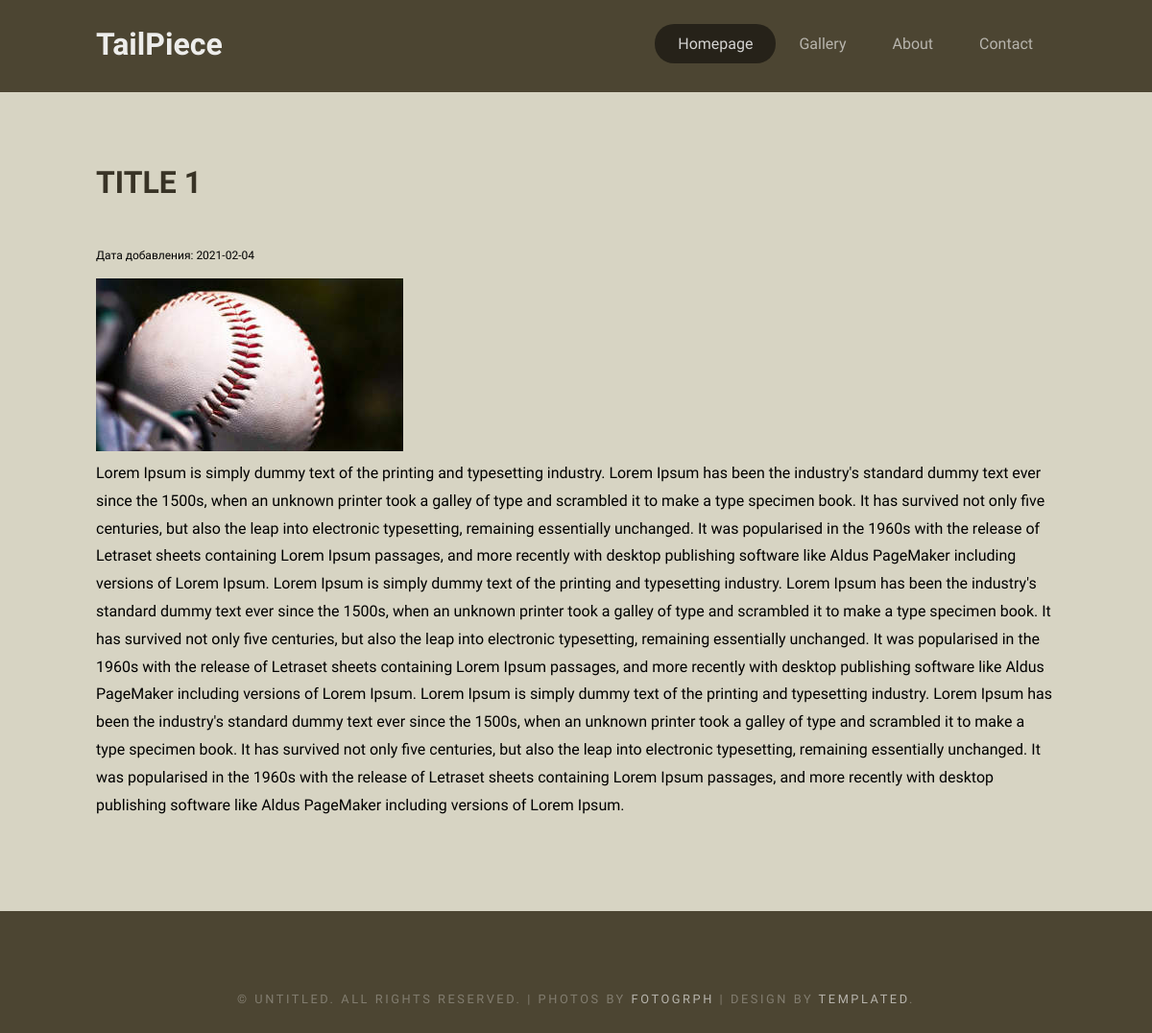
The app's page /news/view/4 with its own data.
### tables this page shows
CREATE TABLE `news` (
  `id` int(11) NOT NULL,
  `title` varchar(255) NOT NULL,
  `date` date NOT NULL,
  `text` text NOT NULL,
  `preview` varchar(255) NOT NULL,
  `image` varchar(255) NOT NULL
);

### public/index.php (called while the page is built, shortened)
<?php
$qStr = $_SERVER['QUERY_STRING'];
spl_autoload_register(function ($class) {
    $class = ROOT . str_replace('\\', '/', $class) . '.php';
});
Router::dispatch($qStr);

### config/db.php (called while the page is built)
<?php
return[
    'dsn' => 'mysql:host=localhost;dbname=project',
    'user' => 'root',
    'pass' => 'root'
];

### app/controllers/NewsController.php (called while the page is built, shortened)
<?php
class NewsController extends Controller
{
    public function viewAction()
    {
        $id = intval($this->route['id']);
        $news = new News();
        $result = $news->findOne($id);
    }
}

### app/views/News/view.php (the view)
<?if(!empty($oneNews)):?>
    <div class="title">
        <h2><?=$oneNews['title']?></h2>
    </div>
    <div class="row">
        <div class="date">Дата добавления: <?=$oneNews['date']?></div>
        <img src="<?=$oneNews['image']?>" alt="" />
        <p>
            <?=$oneNews['text']?>
        </p>
    </div>
<?else:?>
    <p>Такой новости не существует</p>
<?endif;?>

### public/default.css (style rules this page uses)
html, body { height: 100%; }
body { margin: 0px; padding: 0px; background: #4C4532; line-height: 1.75em; font-family: 'Source Sans Pro', sans-serif; font-size: 12pt; font-weight: 300; color: #000000; }
h1, h2, h3 { margin: 0; padding: 0; }
p, ol, ul { margin-top: 0; }
p { line-height: 180%; }
.title { padding: 0em 0em; margin-bottom: 3em; }
.title h2 { margin-bottom: 1em; text-transform: uppercase; font-weight: 700; font-size: 2em; color: #383326; }
.date { padding-bottom: 10px; font-size: 12px; }

### records on screen
news: title "TITLE 1", date "2021-02-04", image (picture), text "Lorem Ipsum is simply dummy text of the printing and typesetting industry. Lorem Ipsum has been the industry's standard dummy text ever since the 1500s, when an unknown printer took a galley of type and scrambled it to make a type specimen book. It has survived not only five centuries, but also the leap into electronic typesetting, remaining essentially unchanged. It was popularised in the 1960s with the release of Letraset sheets containing Lorem Ipsum passages, and more recently with desktop publishing software like Aldus PageMaker including versions of Lorem Ipsum. Lorem Ipsum is simply dummy text of the printing and typesetting industry. Lorem Ipsum has been the industry's standard…"
